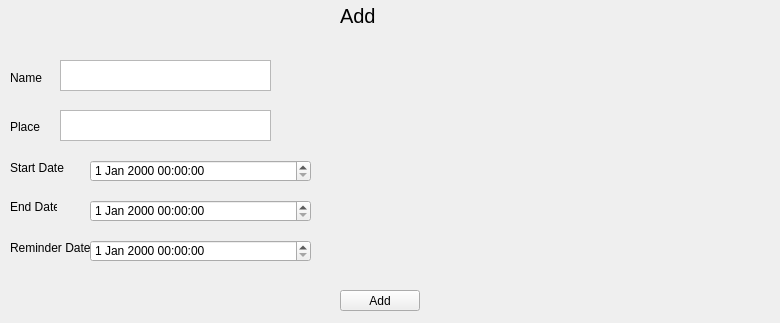
<?xml version="1.0" encoding="UTF-8"?>
<ui version="4.0">
 <class>AddForm</class>
 <widget class="QWidget" name="AddForm">
  <property name="geometry">
   <rect>
    <x>0</x>
    <y>0</y>
    <width>780</width>
    <height>323</height>
   </rect>
  </property>
  <property name="windowTitle">
   <string>Form</string>
  </property>
  <widget class="QLabel" name="label">
   <property name="geometry">
    <rect>
     <x>340</x>
     <y>0</y>
     <width>47</width>
     <height>31</height>
    </rect>
   </property>
   <property name="font">
    <font>
     <pointsize>15</pointsize>
    </font>
   </property>
   <property name="text">
    <string>Add</string>
   </property>
  </widget>
  <widget class="QPlainTextEdit" name="name">
   <property name="geometry">
    <rect>
     <x>60</x>
     <y>60</y>
     <width>211</width>
     <height>31</height>
    </rect>
   </property>
  </widget>
  <widget class="QLabel" name="label_2">
   <property name="geometry">
    <rect>
     <x>10</x>
     <y>70</y>
     <width>41</width>
     <height>16</height>
    </rect>
   </property>
   <property name="text">
    <string>Name</string>
   </property>
  </widget>
  <widget class="QLabel" name="label_3">
   <property name="geometry">
    <rect>
     <x>10</x>
     <y>120</y>
     <width>47</width>
     <height>13</height>
    </rect>
   </property>
   <property name="text">
    <string>Place</string>
   </property>
  </widget>
  <widget class="QTextEdit" name="place">
   <property name="geometry">
    <rect>
     <x>60</x>
     <y>110</y>
     <width>211</width>
     <height>31</height>
    </rect>
   </property>
  </widget>
  <widget class="QLabel" name="label_5">
   <property name="geometry">
    <rect>
     <x>10</x>
     <y>160</y>
     <width>71</width>
     <height>16</height>
    </rect>
   </property>
   <property name="text">
    <string>Start Date</string>
   </property>
  </widget>
  <widget class="QLabel" name="label_6">
   <property name="geometry">
    <rect>
     <x>10</x>
     <y>200</y>
     <width>47</width>
     <height>13</height>
    </rect>
   </property>
   <property name="text">
    <string>End Date</string>
   </property>
  </widget>
  <widget class="QLabel" name="label_7">
   <property name="geometry">
    <rect>
     <x>10</x>
     <y>240</y>
     <width>121</width>
     <height>16</height>
    </rect>
   </property>
   <property name="text">
    <string>Reminder Date</string>
   </property>
  </widget>
  <widget class="QPushButton" name="addInput">
   <property name="geometry">
    <rect>
     <x>340</x>
     <y>290</y>
     <width>80</width>
     <height>21</height>
    </rect>
   </property>
   <property name="text">
    <string>Add</string>
   </property>
  </widget>
  <widget class="QDateTimeEdit" name="startDate">
   <property name="geometry">
    <rect>
     <x>90</x>
     <y>160</y>
     <width>221</width>
     <height>22</height>
    </rect>
   </property>
  </widget>
  <widget class="QDateTimeEdit" name="endDate">
   <property name="geometry">
    <rect>
     <x>90</x>
     <y>200</y>
     <width>221</width>
     <height>22</height>
    </rect>
   </property>
  </widget>
  <widget class="QDateTimeEdit" name="reminderDate">
   <property name="geometry">
    <rect>
     <x>90</x>
     <y>240</y>
     <width>221</width>
     <height>22</height>
    </rect>
   </property>
  </widget>
 </widget>
 <resources/>
 <connections/>
</ui>
